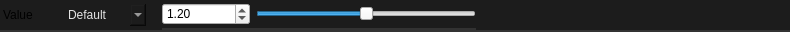
<?xml version="1.0" encoding="UTF-8"?>
<ui version="4.0">
 <class>Widget</class>
 <widget class="QWidget" name="Widget">
  <property name="geometry">
   <rect>
    <x>0</x>
    <y>0</y>
    <width>790</width>
    <height>32</height>
   </rect>
  </property>
  <property name="minimumSize">
   <size>
    <width>0</width>
    <height>0</height>
   </size>
  </property>
  <property name="maximumSize">
   <size>
    <width>16777215</width>
    <height>32</height>
   </size>
  </property>
  <property name="windowTitle">
   <string>Form</string>
  </property>
  <property name="styleSheet">
   <string notr="true">.QWidget {
    font: 580 10pt &quot;Segoe UI&quot;;
    border: 2px solid black;
    border-radius: 0px;
    border-left: 0px;
    border-right: 0px;
	border-top: 0px;
    border-color: rgba(50, 50, 50, 255);
    padding: 8px;
    padding-left: 6px;
    padding-right: 6px;
    color: #E3E3E3;
    background-color: #1C1C1C;
}

.QWidget::hover {
}
.QWidget::selected {
    background-color: #414956;
}</string>
  </property>
  <layout class="QVBoxLayout" name="verticalLayout">
   <property name="spacing">
    <number>0</number>
   </property>
   <property name="leftMargin">
    <number>0</number>
   </property>
   <property name="topMargin">
    <number>0</number>
   </property>
   <property name="rightMargin">
    <number>0</number>
   </property>
   <property name="bottomMargin">
    <number>0</number>
   </property>
   <item>
    <widget class="QFrame" name="frame">
     <property name="minimumSize">
      <size>
       <width>0</width>
       <height>32</height>
      </size>
     </property>
     <property name="maximumSize">
      <size>
       <width>16777215</width>
       <height>32</height>
      </size>
     </property>
     <property name="styleSheet">
      <string notr="true">.QFrame {
    font: 580 10pt &quot;Segoe UI&quot;;
    border: 2px solid black;
    border-radius: 0px;
    border-left: 0px;
    border-right: 0px;
	border-top: 0px;
    border-color: rgba(50, 50, 50, 255);
    color: #E3E3E3;
    background-color: #1C1C1C;
}

.QFrame::hover {
}
.QFrame::selected {
    background-color: #414956;
}</string>
     </property>
     <property name="frameShape">
      <enum>QFrame::Shape::StyledPanel</enum>
     </property>
     <property name="frameShadow">
      <enum>QFrame::Shadow::Raised</enum>
     </property>
     <property name="lineWidth">
      <number>0</number>
     </property>
     <layout class="QHBoxLayout" name="horizontalLayout_2">
      <property name="spacing">
       <number>16</number>
      </property>
      <property name="leftMargin">
       <number>0</number>
      </property>
      <property name="topMargin">
       <number>0</number>
      </property>
      <property name="rightMargin">
       <number>0</number>
      </property>
      <property name="bottomMargin">
       <number>0</number>
      </property>
      <item>
       <layout class="QHBoxLayout" name="layout">
        <property name="sizeConstraint">
         <enum>QLayout::SizeConstraint::SetFixedSize</enum>
        </property>
        <item>
         <widget class="QLabel" name="property_class">
          <property name="sizePolicy">
           <sizepolicy hsizetype="Fixed" vsizetype="Preferred">
            <horstretch>0</horstretch>
            <verstretch>0</verstretch>
           </sizepolicy>
          </property>
          <property name="styleSheet">
           <string notr="true">border:0px;
background-color: rgba(255, 255, 255, 0);
font: 8pt &quot;Segoe UI&quot;;
padding-right: 16px;
</string>
          </property>
          <property name="text">
           <string>Value</string>
          </property>
         </widget>
        </item>
        <item>
         <widget class="QComboBox" name="logic_switch">
          <property name="sizePolicy">
           <sizepolicy hsizetype="Fixed" vsizetype="Fixed">
            <horstretch>0</horstretch>
            <verstretch>0</verstretch>
           </sizepolicy>
          </property>
          <property name="styleSheet">
           <string notr="true">QComboBox {
    font: 580 8pt &quot;Segoe UI&quot;;
    border: 2px solid black;
    border-radius: 0px;
    border-color: rgba(80, 80, 80, 255);
    height: 18px;
    padding-top: 2px;
    padding-bottom: 2px;
	border-top:none;
border-bottom:none;
border:none;
    color: #E3E3E3;
    background-color: #1C1C1C;
}

QComboBox:hover {
    background-color: #414956;
    color: white;
}

QComboBox:pressed {
}

QComboBox:item {
    font: 580  8pt &quot;Segoe UI&quot;;
    color: #E3E3E3;
    padding-left: 5px;
    background-color: #1C1C1C;
    border-style: none;
}

QComboBox::drop-down {
    color: #E3E3E3;
    padding: 2px;
    background: url(://icons/arrow_drop_down_16dp.svg) no-repeat center;
    border-bottom: 0px solid black;
    border-top: 0px solid black;
    border-right: 0px;
    border-left: 2px solid;
    margin-left: 5px;
    padding: 5px;
    width: 7px;
    border-color: rgba(80, 80, 80, 255);
    background-color: #1C1C1C;
border:none;
}

QComboBox::drop-down:hover {
    background-color: #414956;
    color: white;
}


QComboBox QAbstractItemView {
    border: 2px solid gray;
    border-color: rgba(80, 80, 80, 255);
    selection-background-color: #414956;
    background-color: #1C1C1C;
}


QComboBox QAbstractItemView::item {
    height: 16px; /* Set the height of each item */
    padding: 4px; /* Add padding to each item */
    padding-left: 5px;
    padding-right: 5px;
    color: #ff8a8a8a;
    border-style: none;
    border-bottom: 0.5px solid black;
    border-color: rgba(255, 255, 255, 10);
}


QComboBox QAbstractItemView::item:selected {
    height: 16px; /* Set the height of each item */
    padding: 4px; /* Add padding to each item */
    padding-left: 5px;
    padding-right: 5px;
    background-color: #414956;
    color: white;
    border: none; /* Remove border */
    outline: none; /* Remove outline */
}
</string>
          </property>
          <property name="currentIndex">
           <number>0</number>
          </property>
          <item>
           <property name="text">
            <string>Default</string>
           </property>
          </item>
          <item>
           <property name="text">
            <string>Float</string>
           </property>
          </item>
          <item>
           <property name="text">
            <string>Variable</string>
           </property>
          </item>
          <item>
           <property name="text">
            <string>Expression</string>
           </property>
          </item>
         </widget>
        </item>
        <item>
         <widget class="QFrame" name="float_widget">
          <property name="minimumSize">
           <size>
            <width>54</width>
            <height>0</height>
           </size>
          </property>
          <property name="frameShape">
           <enum>QFrame::Shape::StyledPanel</enum>
          </property>
          <property name="frameShadow">
           <enum>QFrame::Shadow::Raised</enum>
          </property>
          <layout class="QHBoxLayout" name="horizontalLayout">
           <property name="leftMargin">
            <number>0</number>
           </property>
           <property name="topMargin">
            <number>0</number>
           </property>
           <property name="rightMargin">
            <number>0</number>
           </property>
           <property name="bottomMargin">
            <number>0</number>
           </property>
           <item>
            <widget class="QDoubleSpinBox" name="SpinBox">
             <property name="decimals">
              <number>2</number>
             </property>
             <property name="minimum">
              <double>-99999999.000000000000000</double>
             </property>
             <property name="maximum">
              <double>99999999.000000000000000</double>
             </property>
             <property name="value">
              <double>1.200000000000000</double>
             </property>
            </widget>
           </item>
           <item>
            <widget class="QSlider" name="Slider">
             <property name="minimum">
              <number>-9999</number>
             </property>
             <property name="maximum">
              <number>9999</number>
             </property>
             <property name="orientation">
              <enum>Qt::Orientation::Horizontal</enum>
             </property>
             <property name="invertedAppearance">
              <bool>false</bool>
             </property>
            </widget>
           </item>
          </layout>
         </widget>
        </item>
        <item>
         <spacer name="spacer">
          <property name="orientation">
           <enum>Qt::Orientation::Horizontal</enum>
          </property>
          <property name="sizeHint" stdset="0">
           <size>
            <width>40</width>
            <height>20</height>
           </size>
          </property>
         </spacer>
        </item>
       </layout>
      </item>
     </layout>
    </widget>
   </item>
  </layout>
 </widget>
 <resources/>
 <connections/>
</ui>
